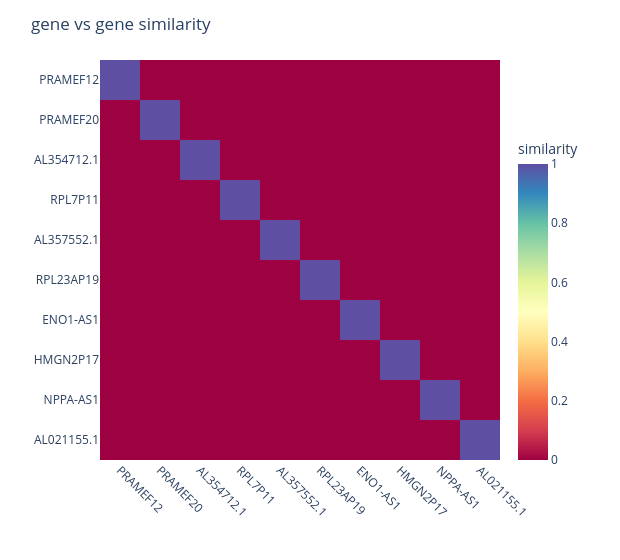

Write notebook code for a chart like this one.
### Code cell
gg_ntr = scifate.similarities["gg_ntr"]
plot_heatmap(gg_ntr, "gene")

### Figure 1 — Plotly figure (JSON) as saved in the notebook; plotly's stock layout.template omitted (floating-point values rounded to 4 significant figures)
{"data": [{"colorbar": {"len": 0.85, "title": {"text": "similarity"}, "y": 0.4}, "colorscale": [[0, "rgb(158,1,66)"], [0.1, "rgb(213,62,79)"], [0.2, "rgb(244,109,67)"], [0.3, "rgb(253,174,97)"], [0.4, "rgb(254,224,139)"], [0.5, "rgb(255,255,191)"], [0.6, "rgb(230,245,152)"], [0.7, "rgb(171,221,164)"], [0.8, "rgb(102,194,165)"], [0.9, "rgb(50,136,189)"], [1, "rgb(94,79,162)"]], "hovertemplate": "<b>gene x</b>: %{x}<br><b>gene y</b>: %{y}<br><b>similarity</b>: %{z:.3f}<extra></extra>", "type": "heatmap", "x": ["PRAMEF12", "PRAMEF20", "AL354712.1", "RPL7P11", "AL357552.1", "RPL23AP19", "ENO1-AS1", "HMGN2P17", "NPPA-AS1", "AL021155.1"], "y": ["PRAMEF12", "PRAMEF20", "AL354712.1", "RPL7P11", "AL357552.1", "RPL23AP19", "ENO1-AS1", "HMGN2P17", "NPPA-AS1", "AL021155.1"], "z": [[1.0, 0.0, 0.0, 0.0, 0.0, 0.0, 0.0, 0.0, 0.0, 0.0], [0.0, 1.0, 0.0, 0.0, 0.0, 0.0, 0.0, 0.0, 0.0, 0.0], [0.0, 0.0, 1.0, 0.0, 0.0, 0.0, 0.0, 0.0, 0.0, 0.0], [0.0, 0.0, 0.0, 1.0, 0.0, 0.0, 0.0, 0.0, 0.0, 0.0], [0.0, 0.0, 0.0, 0.0, 1.0, 0.0, 0.0, 0.0, 0.0, 0.0], [0.0, 0.0, 0.0, 0.0, 0.0, 1.0, 0.0, 0.0, 0.0, 0.0], [0.0, 0.0, 0.0, 0.0, 0.0, 0.0, 1.0, 0.0, 0.0, 0.0], [0.0, 0.0, 0.0, 0.0, 0.0, 0.0, 0.0, 1.0, 0.0, 0.0], [0.0, 0.0, 0.0, 0.0, 0.0, 0.0, 0.0, 0.0, 1.0, 0.0], [0.0, 0.0, 0.0, 0.0, 0.0, 0.0, 0.0, 0.0, 0.0, 1.0]]}], "layout": {"height": 560, "margin": {"b": 100, "l": 100, "r": 120, "t": 60}, "paper_bgcolor": "white", "plot_bgcolor": "white", "title": {"text": "gene vs gene similarity"}, "width": 620, "xaxis": {"tickangle": 45}, "yaxis": {"autorange": "reversed"}}}
